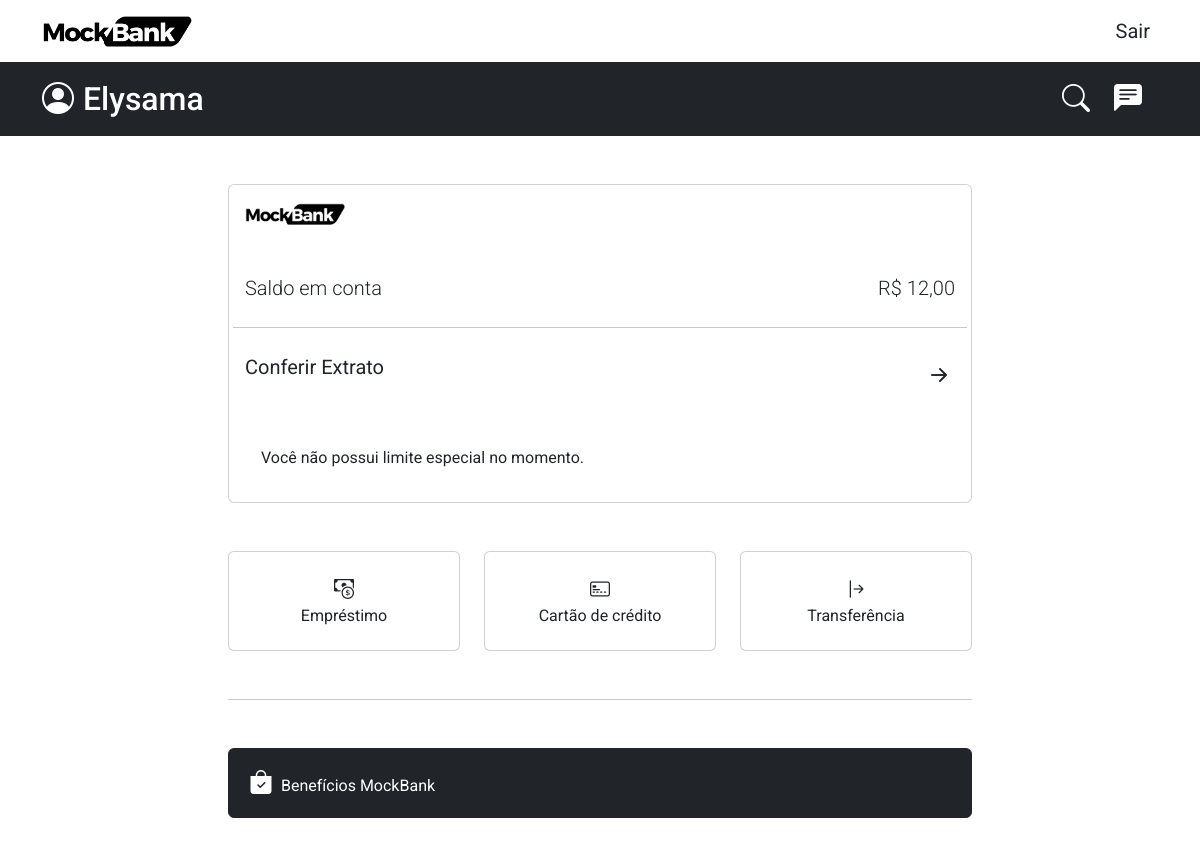
Before: /home/ (signed in) with the older database file.
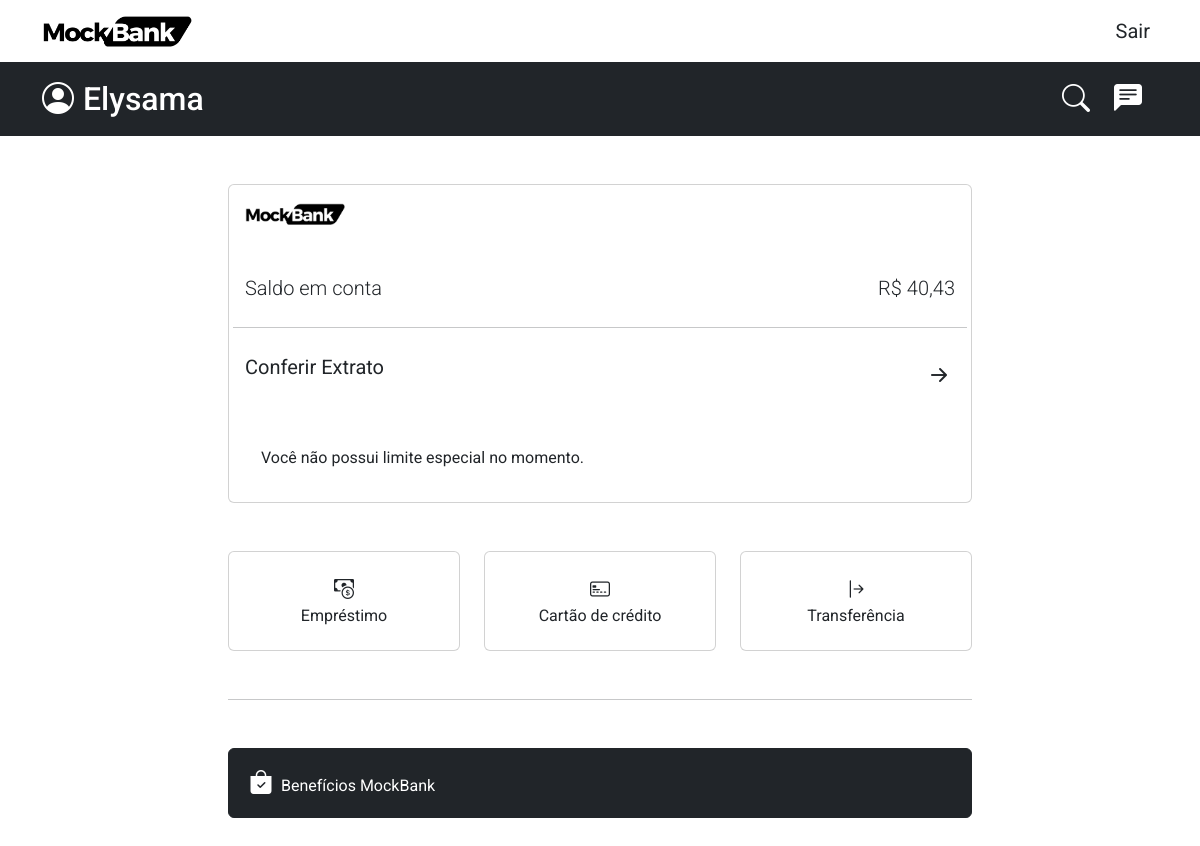
After: the same page with the newer database file.
### user/models.py (models this page shows)
class User(models.Model):
    user_id = models.UUIDField(primary_key=True, default=uuid.uuid4, editable=False)
    user_phone = models.CharField(max_length=30, blank=True)
    account_balance = models.DecimalField(max_digits=8, decimal_places=2, default=float(0))
    account_limit = models.DecimalField(max_digits=8, decimal_places=2, default=float(0))
    owner = models.OneToOneField(User, on_delete=models.CASCADE)

### user/views.py (the view)
# urls.py: path("home/", views.HomePageView.as_view(), name="home"),
@method_decorator(login_required(login_url='user:login'), name='dispatch')
class HomePageView(TemplateView):
    template_name = 'home.html'
    def get_context_data(self, **kwargs: Any) -> dict[str, Any]:
        context = super().get_context_data(**kwargs)
        context['user'] = UserService.get_user_django(username=self.request.user.username)
        context['account'] = UserService.user_balance(self.request.user.id)
        return context

### user/services.py (called while the page is built)
    @staticmethod
    def get_user_django(username: str):
        return User.objects.get(username=username)

    @staticmethod
    def get_user_app(pk: int):
        return BaseUser.objects.get(owner=pk)

    @staticmethod
    def user_balance(pk: int):
        user = UserService.get_user_app(pk)
        if user.account_balance >= 0:
            limit = user.account_limit
        else:
            limit = user.account_balance + user.account_limit
        return {
            'balance': user.account_balance,
            'limit': limit,
            'used_limit': user.account_limit - (user.account_balance + user.account_limit),
        }

### user/templates/home.html (shortened to what this page needs)
{% extends "global/base.html" %}
{% load static %}
{% load humanize %}
{% block content %}
<main>
    <div class="container-fluid bg-dark">
        <div class="container">
            <div class="navbar text-white align-items-center justify-content-between ">
                <div class="col-6 d-flex">
                    <a href={% url "user:profile" username=user.username %} class="navbar-brand">
                        <i class="bi bi-person-circle text-white fs-2"></i>
                        <h2 class="mt-2 text-white d-inline ms-1">{{ user.first_name }}</h2>
                    </a>
                </div>
                <div class="col-6 d-flex justify-content-end align-items-center">
                    <a href="#" class="navbar-brand">
                        <i class="bi bi-search text-white fs-3"></i>
                    </a>
                    <a href="#" class="navbar-brand ms-2">
                        <i class="bi bi-chat-left-text-fill text-white fs-3"></i>
                    </a>
                </div>
            </div>
        </div>
    </div>
    <section class="container mt-5 mb-5">
        <div class="col-12 col-md-10 col-lg-8 mx-auto">
            <div class="card">
                <div class="card-body">
                    <div class="row">
                        <div class="col-2">
                            <img src={% static "img/mockbank_logo_minimal.png" %} width="100px" alt="" class="">
                        </div>
                    </div>
                    <div class="row mt-5">
                        <div class="col-12 justify-content-between d-flex">
                            <p class="lead">Saldo em conta</p>
                            {% if account.balance < 0 %}
                                <p class="lead text-danger">R$ {{ account.balance }}</p>
                            {% else %}
                                <p class="lead text-dark">R$ {{ account.balance }}</p>
                            {% endif %}
                        </div>
                        <hr class="my-2">
                        <div class="col-12 mt-3">
                            <a class=" link-underline-opacity-0 link-underline-opacity-0-hover link-dark d-block col-12 fs-5"
                                href="#">
                                Conferir Extrato <i class="bi bi-arrow-right-short float-end fs-2 mt-0"></i>
                            </a>
                            <div class="col-12 mt-5 d-flex justify-content-between p-3 rounded-3">
                                {% if account.limit == 0 %}
                                <p class="d-inline-block my-auto">Você não possui limite especial no momento.</p>
                                {% else %}
                                <p class="d-inline-block my-auto">Limite especial da conta </p>
                                <p class="d-inline-block my-auto ">R$ {{ account.limit }}</p>
                                {% endif %}
                            </div>
                        </div>
                    </div>
                </div>
            </div>
            <div class="row justify-content-between mt-5">
                <div class="col-4">
                    <a href="#"
                        class="card justify-content-center text-center link-underline-opacity-0 link-underline-opacity-0-hover link-dark"
                        style="height: 100px;">
                        <i class="bi bi-cash-coin fs-5"></i>
                        Empréstimo
                    </a>
                </div>
                <div class="col-4">
                    <a href="#"
                        class="card justify-content-center text-center link-underline-opacity-0 link-underline-opacity-0-hover link-dark"
                        style="height: 100px;">
                        <i class="bi bi-credit-card-2-front fs-5"></i>
                        Cartão de crédito
                    </a>
                </div>
                <div class="col-4">
                    <a href={% url "service:transfer" %}
                        class="card justify-content-center text-center link-underline-opacity-0 link-underline-opacity-0-hover link-dark"
                        style="height: 100px;">
                        <i class="bi bi-arrow-bar-right fs-5"></i>
                        Transferência
                    </a>
                </div>
            </div>
            <hr class="my-5">
            <div class="row">
                <div class="col-12">
                    <button class="btn btn-dark w-100 text-start p-3">
                        <i class="bi bi-bag-check-fill fs-4 ms-1 me-1 "></i>
                        <p class="d-inline">Benefícios MockBank</p>
                    </button>
                </div>
            </div>
        </div>
    </section>
</main>
{% endblock content %}

### base_templates/global/base.html (shortened to what this page needs)
<!DOCTYPE html>
<html lang="pt-br">
{% include "partials/_head.html" %}
<body>
    {% include "partials/_navbar.html" %}
    {% block content %}
    {% endblock content %}
</body>
</html>

### base_templates/partials/_head.html (shortened to what this page needs)
{% load static %}
<head>
    <link href="https://cdn.jsdelivr.net/npm/bootstrap@5.3.2/dist/css/bootstrap.min.css" rel="stylesheet"
>
    <link rel="stylesheet" href="https://cdn.jsdelivr.net/npm/bootstrap-icons@1.11.3/font/bootstrap-icons.min.css">
    <link rel="stylesheet" href={% static "css/style.css" %}>
</head>

### base_templates/partials/_navbar.html (shortened to what this page needs)
{% load static %}
<nav class="navbar navbar-expand-sm">
    <div class="container">
        <a href={% if user.is_authenticated %}{% url "user:home" %}{% else %}{% url "home:home" %}{% endif %}
            class="navbar-brand d-flex align-items-center">
            <img src={% static "img/mockbank_logo_minimal.png" %} alt="MockBank Logo" width="150px">
        </a>
        <div class="collapse navbar-collapse justify-content-end" id="menuNavbar">
            <div class="navbar-nav float-end">
                {% if user.is_authenticated %}
                <a href={% url "user:logout" %} class="nav-link text-dark fs-5">Sair</a>
                {% endif %}
            </div>
        </div>
    </div>
</nav>

### base_templates/partials/_scripts.html (shortened to what this page needs)
{% load static %}

### static/css/style.css (style rules this page uses)
body { font-family: 'Roboto', sans-serif !important; }

Changed rows visible on the page:
changed User: balance "12,00" → "40,43"
